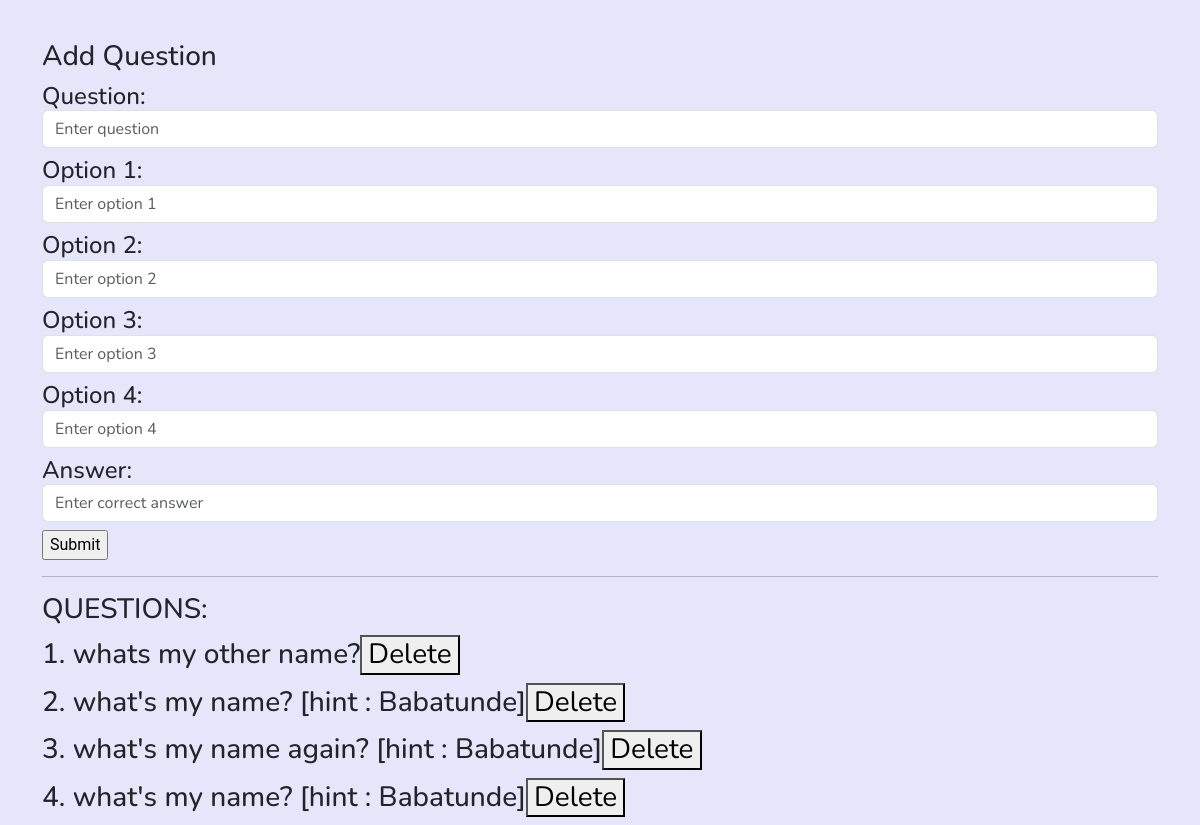
The app's page /createquiz/3 (signed in) with its own data.
### LMSapp/models.py (models this page shows, shortened)
class Question(models.Model):
    chapter =  models.ForeignKey(CourseChapter, on_delete=models.CASCADE, null=True)
    question = models.CharField(max_length=200,null=True)
    op1 = models.CharField(max_length=200,null=True)
    op2 = models.CharField(max_length=200,null=True)
    op3 = models.CharField(max_length=200,null=True)
    op4 = models.CharField(max_length=200,null=True)
    ans = models.CharField(max_length=200,null=True)

### LMSapp/views.py (the view, shortened to what this page needs)
# urls.py: path('createquiz/<int:id>', views.createquiz, name="createquiz"),
def createquiz(request, id):
    if request.user.is_authenticated:
        questionform = QuestionForm()
    else:
        return redirect('defaulthomepage')
    chapter = CourseChapter.objects.get(pk = id)
    question = Question.objects.filter(chapter_id = id)
    context={
        "question": question,
        "form" : questionform,
        "chapter" : chapter,
    }
    return render(request, 'createquiz.html', context)

### LMSapp/forms.py
class QuestionForm(ModelForm):
    class Meta:
        model=Question
        fields= ["chapter", "question", "op1", "op2", "op3", "op4", "ans"]
        widgets = {
            "question" :forms.TextInput(attrs={'class':'form-control', 'placeholder': 'Enter question'}),
             "op1" :forms.TextInput(attrs={'class':'form-control', 'placeholder': 'Enter option 1'}),
             "op2" :forms.TextInput(attrs={'class':'form-control', 'placeholder': 'Enter option 2'}),
             "op3" :forms.TextInput(attrs={'class':'form-control', 'placeholder': 'Enter option 3'}),
             "op4" :forms.TextInput(attrs={'class':'form-control', 'placeholder': 'Enter option 4'}),
             "ans" :forms.TextInput(attrs={'class':'form-control', 'placeholder': 'Enter correct answer'}),
        }

### LMSapp/templates/createquiz.html (shortened to what this page needs)
{% extends 'index.html' %}
{% block content %}
<div class="container">
    <h3>Add Question</h3>
    <div class="row">
        <div class="form-group">
                <form action=""  method="post">
                <h4>Question: {{form.question}}</h4>
                <h4>Option 1: {{form.op1}}</h4>
                <h4>Option 2: {{form.op2}}</h4>
                <h4>Option 3: {{form.op3}}</h4>
                <h4>Option 4: {{form.op4}}</h4>
                <h4>Answer: {{form.ans}}</h4>
                <input type="submit" value="Submit">
                </form>
            <hr>
            </div>
        </div>
    <div class="row">
        <div class="col">
        <h3>QUESTIONS:</h3>
        {% for questions in question %}
        <h3>{{forloop.counter}}.&nbsp;{{questions.question}}<a href="{% url 'deletequestion' questions.id chapter.id %}"><button>Delete</button></a></h3>
        {% endfor %}
    </div>
    </div>
</div>
{% endblock %}

### LMSapp/static/CSS/style.css (style rules this page uses)
:root { --primary: #42e04f; --light: #F0FBFC; --dark: #1c2331; }

### LMSapp/templates/index.html (style rules this page uses)
body { font-family: 'Roboto', sans-serif; }

### LMSapp/templates/createquiz.html (style rules this page uses)
body { padding-top:40px; background:#E6E6FA ; }

### records on screen
Question: question "whats my other name?"
Question: question "what's my name? [hint : Babatunde]"
Question: question "what's my name again? [hint : Babatunde]"
Question: question "what's my name? [hint : Babatunde]"
